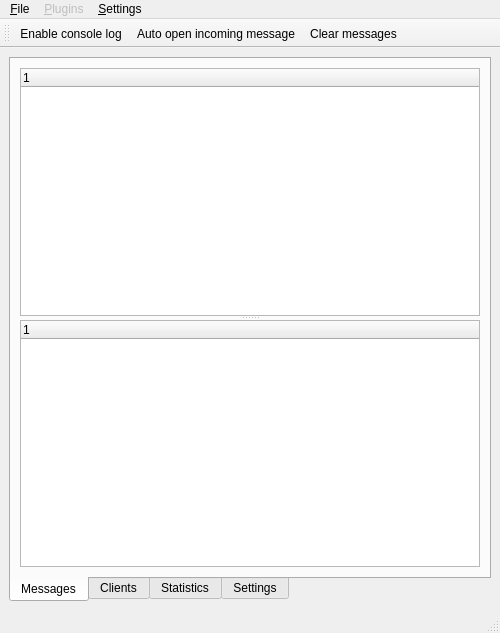
<ui version="4.0" >
 <author></author>
 <comment></comment>
 <exportmacro></exportmacro>
 <class>MainWindow</class>
 <widget class="QMainWindow" name="MainWindow" >
  <property name="geometry" >
   <rect>
    <x>0</x>
    <y>0</y>
    <width>500</width>
    <height>633</height>
   </rect>
  </property>
  <property name="sizePolicy" >
   <sizepolicy>
    <hsizetype>5</hsizetype>
    <vsizetype>5</vsizetype>
    <horstretch>0</horstretch>
    <verstretch>0</verstretch>
   </sizepolicy>
  </property>
  <property name="windowTitle" >
   <string>MessageMonitor</string>
  </property>
  <widget class="QWidget" name="centralwidget" >
   <layout class="QVBoxLayout" >
    <property name="margin" >
     <number>9</number>
    </property>
    <property name="spacing" >
     <number>6</number>
    </property>
    <item>
     <widget class="QTabWidget" name="tabWidget" >
      <property name="enabled" >
       <bool>true</bool>
      </property>
      <property name="tabPosition" >
       <enum>QTabWidget::South</enum>
      </property>
      <property name="currentIndex" >
       <number>0</number>
      </property>
      <widget class="QWidget" name="tabMessages" >
       <attribute name="title" >
        <string>Messages</string>
       </attribute>
       <layout class="QVBoxLayout" >
        <property name="margin" >
         <number>9</number>
        </property>
        <property name="spacing" >
         <number>6</number>
        </property>
        <item>
         <widget class="QSplitter" name="splitterMessage" >
          <property name="orientation" >
           <enum>Qt::Vertical</enum>
          </property>
          <widget class="QTreeWidget" name="treeMessages" >
           <property name="autoScroll" >
            <bool>false</bool>
           </property>
           <property name="alternatingRowColors" >
            <bool>true</bool>
           </property>
           <property name="selectionMode" >
            <enum>QAbstractItemView::SingleSelection</enum>
           </property>
           <property name="rootIsDecorated" >
            <bool>false</bool>
           </property>
           <property name="uniformRowHeights" >
            <bool>true</bool>
           </property>
          </widget>
          <widget class="QTreeWidget" name="treeClients" >
           <property name="alternatingRowColors" >
            <bool>true</bool>
           </property>
           <property name="selectionMode" >
            <enum>QAbstractItemView::SingleSelection</enum>
           </property>
           <property name="rootIsDecorated" >
            <bool>false</bool>
           </property>
          </widget>
         </widget>
        </item>
       </layout>
      </widget>
      <widget class="QWidget" name="tabClients" >
       <attribute name="title" >
        <string>Clients</string>
       </attribute>
       <layout class="QVBoxLayout" >
        <property name="margin" >
         <number>9</number>
        </property>
        <property name="spacing" >
         <number>6</number>
        </property>
        <item>
         <widget class="QTreeWidget" name="treeActiveClients" >
          <property name="alternatingRowColors" >
           <bool>true</bool>
          </property>
          <property name="sortingEnabled" >
           <bool>true</bool>
          </property>
         </widget>
        </item>
       </layout>
      </widget>
      <widget class="QWidget" name="tabStatistics" >
       <attribute name="title" >
        <string>Statistics</string>
       </attribute>
       <layout class="QVBoxLayout" >
        <property name="margin" >
         <number>9</number>
        </property>
        <property name="spacing" >
         <number>6</number>
        </property>
        <item>
         <widget class="QSplitter" name="splitterStatistics" >
          <property name="orientation" >
           <enum>Qt::Vertical</enum>
          </property>
          <widget class="QTreeWidget" name="treeStats" >
           <property name="selectionMode" >
            <enum>QAbstractItemView::NoSelection</enum>
           </property>
           <column>
            <property name="text" >
             <string>Name</string>
            </property>
           </column>
           <column>
            <property name="text" >
             <string>Messages</string>
            </property>
           </column>
           <column>
            <property name="text" >
             <string>Data</string>
            </property>
           </column>
           <item>
            <property name="text" >
             <string>Clients</string>
            </property>
            <property name="text" >
             <string/>
            </property>
            <property name="text" >
             <string/>
            </property>
           </item>
           <item>
            <property name="text" >
             <string>Groups</string>
            </property>
            <property name="text" >
             <string/>
            </property>
            <property name="text" >
             <string/>
            </property>
           </item>
           <item>
            <property name="text" >
             <string>Overall</string>
            </property>
            <property name="text" >
             <string/>
            </property>
            <property name="text" >
             <string/>
            </property>
            <item>
             <property name="text" >
              <string/>
             </property>
             <property name="text" >
              <string>0</string>
             </property>
             <property name="text" >
              <string>0</string>
             </property>
            </item>
           </item>
          </widget>
         </widget>
        </item>
       </layout>
      </widget>
      <widget class="QWidget" name="tabSettings" >
       <attribute name="title" >
        <string>Settings</string>
       </attribute>
       <layout class="QVBoxLayout" >
        <property name="margin" >
         <number>9</number>
        </property>
        <property name="spacing" >
         <number>6</number>
        </property>
        <item>
         <widget class="QSplitter" name="splitter" >
          <property name="orientation" >
           <enum>Qt::Horizontal</enum>
          </property>
         </widget>
        </item>
        <item>
         <widget class="QGroupBox" name="groupBox_3" >
          <property name="sizePolicy" >
           <sizepolicy>
            <hsizetype>7</hsizetype>
            <vsizetype>4</vsizetype>
            <horstretch>0</horstretch>
            <verstretch>0</verstretch>
           </sizepolicy>
          </property>
          <property name="title" >
           <string>GUI</string>
          </property>
          <layout class="QGridLayout" >
           <property name="margin" >
            <number>9</number>
           </property>
           <property name="spacing" >
            <number>6</number>
           </property>
           <item row="1" column="0" colspan="2" >
            <layout class="QHBoxLayout" >
             <property name="margin" >
              <number>0</number>
             </property>
             <property name="spacing" >
              <number>6</number>
             </property>
             <item>
              <spacer>
               <property name="orientation" >
                <enum>Qt::Horizontal</enum>
               </property>
               <property name="sizeHint" >
                <size>
                 <width>310</width>
                 <height>27</height>
                </size>
               </property>
              </spacer>
             </item>
             <item>
              <widget class="QPushButton" name="buttonApply" >
               <property name="text" >
                <string>Apply</string>
               </property>
              </widget>
             </item>
            </layout>
           </item>
           <item row="0" column="0" >
            <widget class="QLabel" name="label_7" >
             <property name="text" >
              <string>Message count:</string>
             </property>
            </widget>
           </item>
           <item row="0" column="1" >
            <widget class="QLineEdit" name="editMessageCount" >
             <property name="text" >
              <string>100</string>
             </property>
             <property name="alignment" >
              <set>Qt::AlignRight</set>
             </property>
            </widget>
           </item>
          </layout>
         </widget>
        </item>
        <item>
         <widget class="QGroupBox" name="groupBox_2" >
          <property name="sizePolicy" >
           <sizepolicy>
            <hsizetype>5</hsizetype>
            <vsizetype>5</vsizetype>
            <horstretch>0</horstretch>
            <verstretch>0</verstretch>
           </sizepolicy>
          </property>
          <property name="title" >
           <string>Log</string>
          </property>
          <layout class="QGridLayout" >
           <property name="margin" >
            <number>9</number>
           </property>
           <property name="spacing" >
            <number>6</number>
           </property>
           <item row="0" column="0" >
            <widget class="QTextEdit" name="textLog" >
             <property name="sizePolicy" >
              <sizepolicy>
               <hsizetype>5</hsizetype>
               <vsizetype>3</vsizetype>
               <horstretch>0</horstretch>
               <verstretch>0</verstretch>
              </sizepolicy>
             </property>
             <property name="undoRedoEnabled" >
              <bool>false</bool>
             </property>
             <property name="lineWrapMode" >
              <enum>QTextEdit::NoWrap</enum>
             </property>
             <property name="readOnly" >
              <bool>true</bool>
             </property>
            </widget>
           </item>
          </layout>
         </widget>
        </item>
       </layout>
      </widget>
     </widget>
    </item>
   </layout>
  </widget>
  <widget class="QStatusBar" name="statusbar" >
   <property name="geometry" >
    <rect>
     <x>0</x>
     <y>611</y>
     <width>500</width>
     <height>22</height>
    </rect>
   </property>
  </widget>
  <widget class="QToolBar" name="toolBar" >
   <property name="orientation" >
    <enum>Qt::Horizontal</enum>
   </property>
   <attribute name="toolBarArea" >
    <number>4</number>
   </attribute>
   <addaction name="actionConsoleLog" />
   <addaction name="actionAutoOpenMessage" />
   <addaction name="actionClearMessages" />
  </widget>
  <widget class="QMenuBar" name="menuBar" >
   <property name="geometry" >
    <rect>
     <x>0</x>
     <y>0</y>
     <width>500</width>
     <height>29</height>
    </rect>
   </property>
   <widget class="QMenu" name="menuFile" >
    <property name="title" >
     <string>&amp;File</string>
    </property>
    <addaction name="separator" />
    <addaction name="actionQuit" />
   </widget>
   <widget class="QMenu" name="menuPlugins" >
    <property name="enabled" >
     <bool>false</bool>
    </property>
    <property name="title" >
     <string>&amp;Plugins</string>
    </property>
   </widget>
   <widget class="QMenu" name="menuSettings">
    <property name="title">
     <string>&amp;Settings</string>
    </property>
   </widget>
   <addaction name="menuFile" />
   <addaction name="menuPlugins" />
   <addaction name="menuSettings"/>
  </widget>
  <action name="actionConsoleLog" >
   <property name="checkable" >
    <bool>true</bool>
   </property>
   <property name="text" >
    <string>Enable console &amp;log</string>
   </property>
  </action>
  <action name="actionAutoOpenMessage" >
   <property name="checkable" >
    <bool>true</bool>
   </property>
   <property name="text" >
    <string>Auto open incoming message</string>
   </property>
  </action>
  <action name="actionQuit" >
   <property name="text" >
    <string>&amp;Quit</string>
   </property>
  </action>
  <action name="actionClearMessages" >
   <property name="text" >
    <string>Clear messages</string>
   </property>
   <property name="iconText" >
    <string>Clear messages</string>
   </property>
   <property name="toolTip" >
    <string>Clear messages</string>
   </property>
  </action>
 </widget>
 <pixmapfunction></pixmapfunction>
 <tabstops>
  <tabstop>tabWidget</tabstop>
  <tabstop>treeMessages</tabstop>
  <tabstop>treeClients</tabstop>
  <tabstop>treeActiveClients</tabstop>
  <tabstop>treeStats</tabstop>
  <tabstop>editMessageCount</tabstop>
  <tabstop>buttonApply</tabstop>
  <tabstop>textLog</tabstop>
 </tabstops>
 <resources/>
 <connections/>
</ui>
